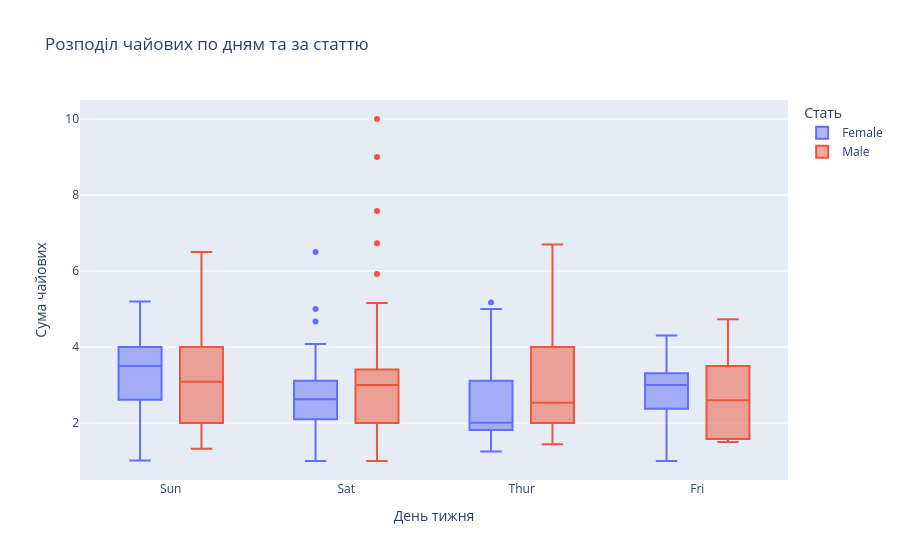

Source (notebook cell):
### Markdown cell above
---

**6. Інтерактивний box plot: чайові за днями та статтю**

Створіть інтерактивний box plot для чайових за днями тижня з розбивкою за кольором по статі.

### Code cell
fig_2 = px.box(df, x='day', y='tip', color='sex',
               title='Розподіл чайових по дням та за статтю',
               labels={'day':'День тижня', 'tip':'Сума чайових', 'sex':'Стать'})
fig_2.show()

### Figure 1 — Plotly figure (JSON) as saved in the notebook; plotly's stock layout.template omitted (floating-point values rounded to 4 significant figures; data arrays with more than 128 entries replaced by an {"elided": "..."} marker saying what was removed)
{"data": [{"alignmentgroup": "True", "hovertemplate": "Стать=Female<br>День тижня=%{x}<br>Сума чайових=%{y}<extra></extra>", "legendgroup": "Female", "marker": {"color": "#636efa"}, "name": "Female", "notched": false, "offsetgroup": "Female", "orientation": "v", "showlegend": true, "type": "box", "x": ["Sun", "Sun", "Sun", "Sun", "Sun", "Sun", "Sat", "Sat", "Sat", "Sat", "Sat", "Sat", "Sun", "Sun", "Sat", "Sat", "Sat", "Sat", "Sat", "Sat", "Sat", "Thur", "Thur", "Fri", "Fri", "Fri", "Fri", "Fri", "Sat", "Sat", "Sat", "Sat", "Sat", "Sun", "Sun", "Thur", "Thur", "Thur", "Thur", "Thur", "Thur", "Thur", "Thur", "Thur", "Thur", "Thur", "Thur", "Thur", "Thur", "Thur", "Thur", "Thur", "Thur", "Thur", "Thur", "Thur", "Thur", "Sun", "Sun", "Sun", "Sun", "Sun", "Sat", "Sat", "Sun", "Sun", "Sun", "Thur", "Thur", "Thur", "Thur", "Thur", "Thur", "Thur", "Sat", "Sat", "Sat", "Sat", "Sat", "Fri", "Fri", "Fri", "Fri", "Sat", "Sat", "Sat", "Thur"], "x0": " ", "xaxis": "x", "y": [1.01, 3.61, 5.0, 3.02, 1.67, 3.5, 2.75, 2.23, 3.0, 3.0, 2.45, 3.07, 2.6, 5.2, 1.5, 2.47, 1.0, 3.0, 3.14, 5.0, 2.2, 1.83, 5.17, 1.0, 4.3, 3.25, 2.5, 3.0, 2.5, 3.48, 4.08, 4.0, 1.0, 4.0, 3.5, 1.5, 1.8, 2.92, 1.68, 2.52, 4.2, 2.0, 2.0, 2.83, 1.5, 2.0, 3.25, 1.25, 2.0, 2.0, 2.75, 3.5, 5.0, 2.3, 1.5, 1.36, 1.63, 5.14, 3.75, 2.61, 2.0, 3.0, 1.61, 2.0, 4.0, 3.5, 3.5, 4.19, 5.0, 2.0, 2.01, 2.0, 2.5, 3.23, 2.23, 2.5, 6.5, 1.1, 3.09, 3.48, 3.0, 2.5, 2.0, 2.88, 4.67, 2.0, 3.0], "y0": " ", "yaxis": "y"}, {"alignmentgroup": "True", "hovertemplate": "Стать=Male<br>День тижня=%{x}<br>Сума чайових=%{y}<extra></extra>", "legendgroup": "Male", "marker": {"color": "#EF553B"}, "name": "Male", "notched": false, "offsetgroup": "Male", "orientation": "v", "showlegend": true, "type": "box", "x": {"elided": "157 str values"}, "x0": " ", "xaxis": "x", "y": {"elided": "157 float values"}, "y0": " ", "yaxis": "y"}], "layout": {"boxmode": "group", "legend": {"title": {"text": "Стать"}, "tracegroupgap": 0}, "title": {"text": "Розподіл чайових по дням та за статтю"}, "xaxis": {"anchor": "y", "domain": [0, 1], "title": {"text": "День тижня"}}, "yaxis": {"anchor": "x", "domain": [0, 1], "title": {"text": "Сума чайових"}}}}
